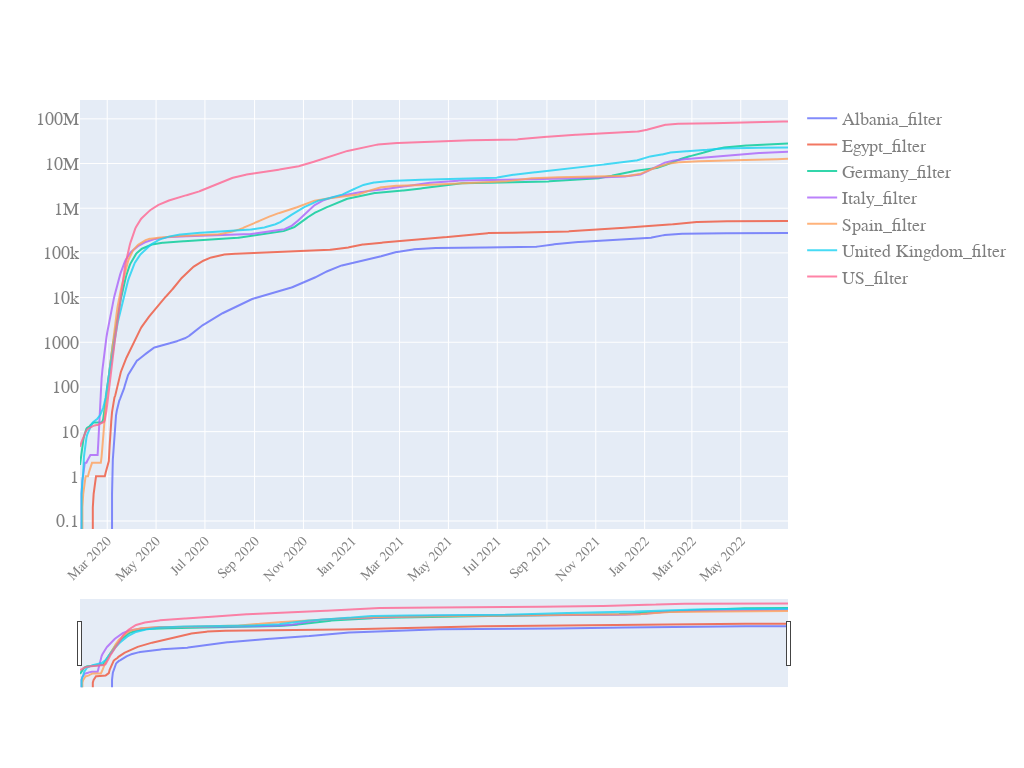

Write notebook code for a chart like this one.
### Code cell
start_pos=5
quick_plot(df_analyse.date[start_pos:],
           df_analyse[filter_cols].iloc[start_pos:,:],
           y_scale='log',
           slider=True
          )

### Figure 1 — Plotly figure (JSON) as saved in the notebook; plotly's stock layout.template omitted (floating-point values rounded to 4 significant figures; data arrays with more than 128 entries replaced by an {"elided": "..."} marker saying what was removed)
{"data": [{"name": "Albania_filter", "opacity": 0.8, "type": "scatter", "x": {"elided": "885 str values"}, "y": {"elided": "885 float values"}}, {"name": "Egypt_filter", "opacity": 0.8, "type": "scatter", "x": {"elided": "885 str values"}, "y": {"elided": "885 float values"}}, {"name": "Germany_filter", "opacity": 0.8, "type": "scatter", "x": {"elided": "885 str values"}, "y": {"elided": "885 float values"}}, {"name": "Italy_filter", "opacity": 0.8, "type": "scatter", "x": {"elided": "885 str values"}, "y": {"elided": "885 float values"}}, {"name": "Spain_filter", "opacity": 0.8, "type": "scatter", "x": {"elided": "885 str values"}, "y": {"elided": "885 float values"}}, {"name": "United Kingdom_filter", "opacity": 0.8, "type": "scatter", "x": {"elided": "885 str values"}, "y": {"elided": "885 float values"}}, {"name": "US_filter", "opacity": 0.8, "type": "scatter", "x": {"elided": "885 str values"}, "y": {"elided": "885 float values"}}], "layout": {"autosize": true, "font": {"color": "#7f7f7f", "family": "PT Sans, monospace", "size": 18}, "height": 768, "width": 1024, "xaxis": {"nticks": 20, "rangeslider": {"visible": true}, "tickangle": -45, "tickfont": {"color": "#7f7f7f", "size": 14}}, "yaxis": {"type": "log"}}}
